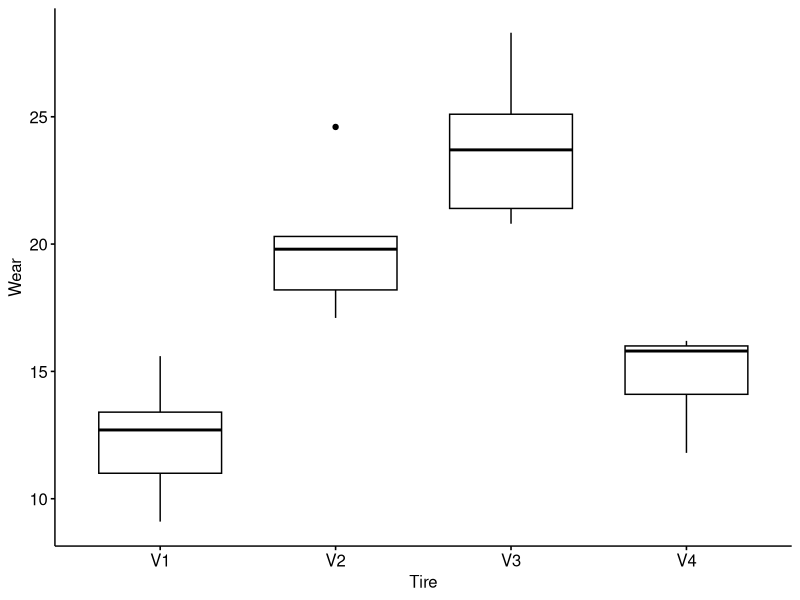
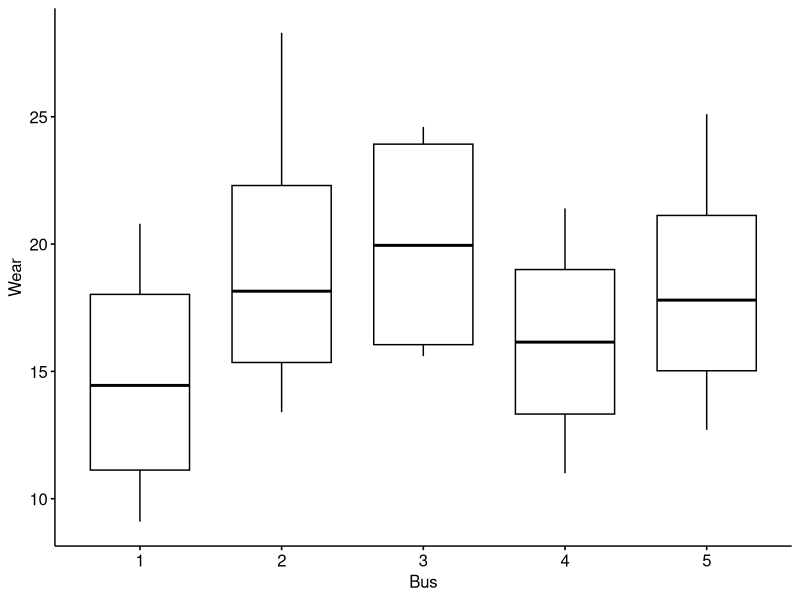
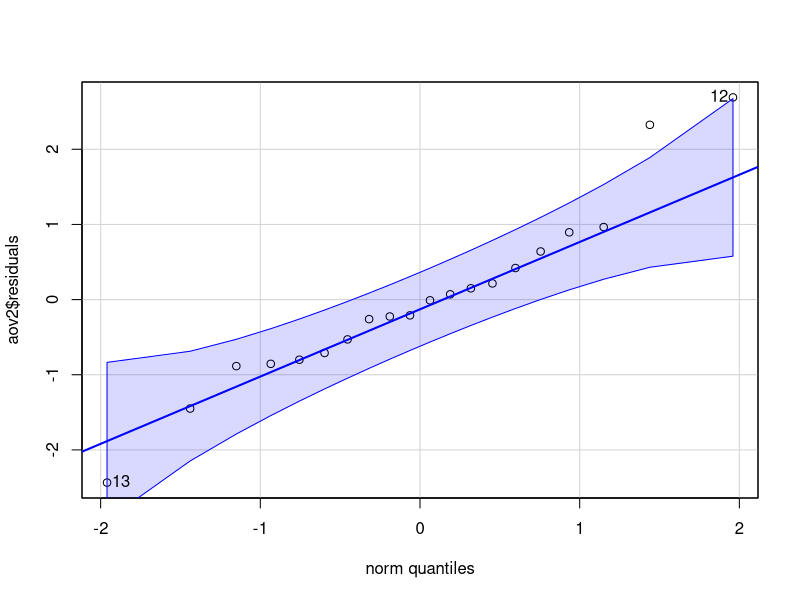

The R source for these figures, in order:
## ---- chunk 1
V1<-c(9.1, 13.4, 15.6, 11.0, 12.7)
V2<-c(17.1, 20.3, 24.6, 18.2, 19.8)
V3<-c(20.8, 28.3, 23.7, 21.4, 25.1)
V4<-c(11.8, 16.0, 16.2, 14.1, 15.8)
Y<-c(V1, V2, V3, V4)
## ---- chunk 2
YcTr<-c("V1", "V1", "V1", "V1", "V1", "V2", "V2", "V2", "V2", "V2", "V3", "V3", "V3", "V3", "V3", "V4", "V4", "V4", "V4", "V4")
YcB<-c("1", "2", "3", "4", "5", "1", "2", "3", "4", "5", "1", "2", "3", "4", "5", "1", "2", "3", "4", "5")
## ---- chunk 3
dataDF <- data.frame (
  Wear = Y,
  Tire = YcTr,
  Bus = YcB
)
## ---- chunk 4
library(ggpubr)
ggboxplot(dataDF, x = "Tire", y = "Wear")
## ---- chunk 5
 ggboxplot(dataDF, x = "Bus", y = "Wear")
## ---- chunk 6
aov2 <- aov(lm(dataDF$Wear ~ dataDF$Tire + dataDF$Bus))
summary(aov2)
## ---- chunk 7
library(car)
qqPlot(aov2$residuals)
